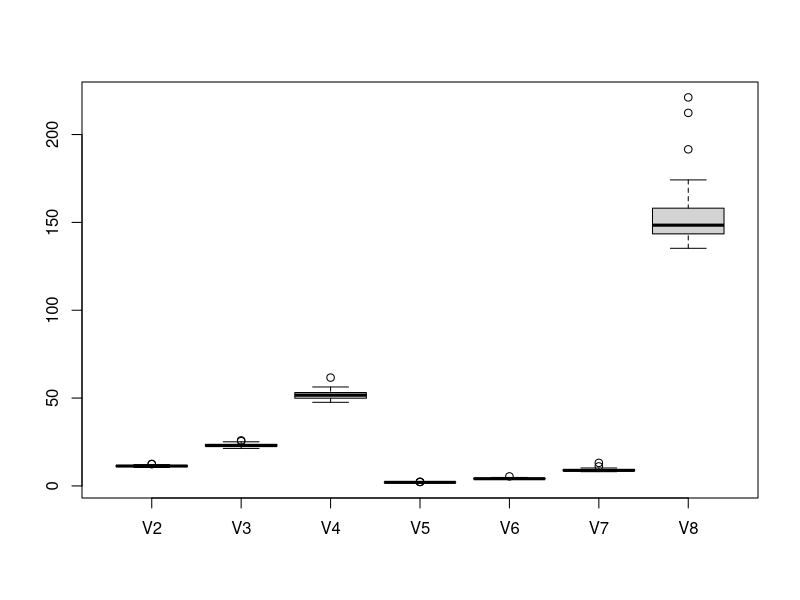
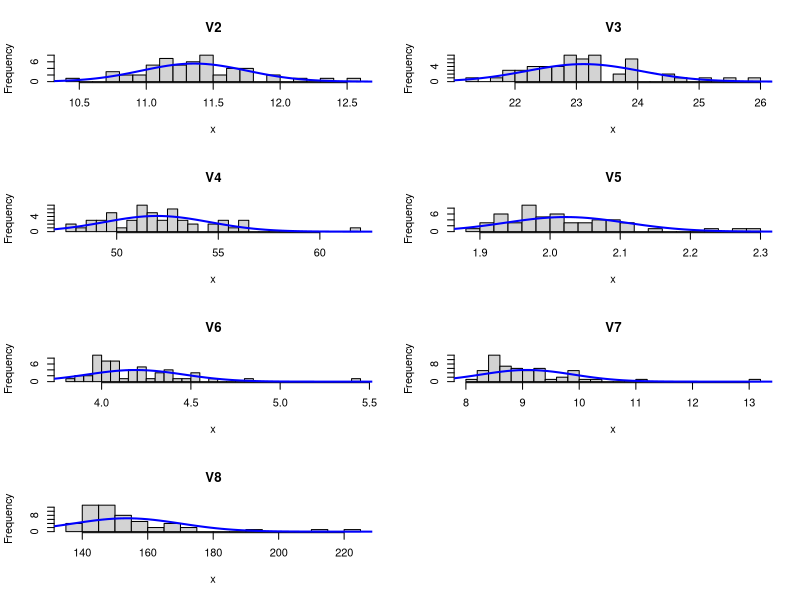
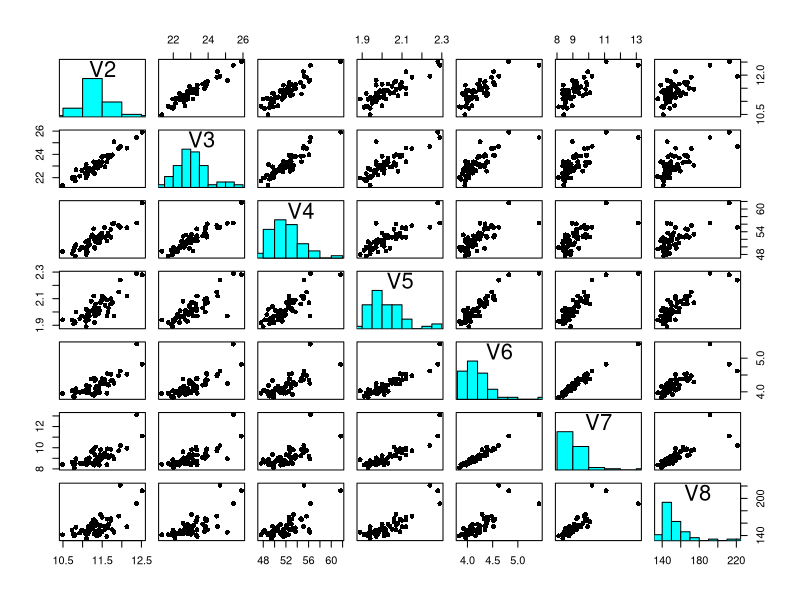
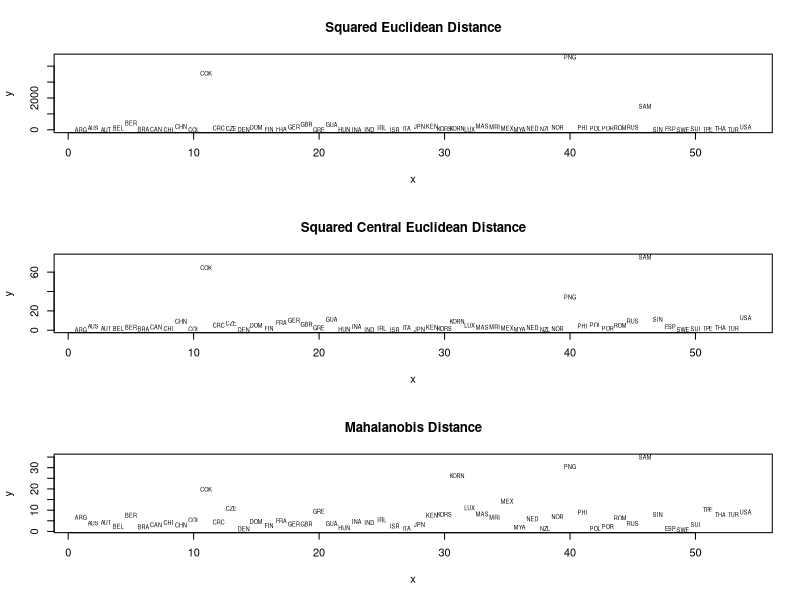

Write R code to recreate these figures, in order.
## ---- chunk 1
knitr::opts_chunk$set(collapse = TRUE, comment = "#>")
knitr::opts_chunk$set(fig.pos='H', fig.align='center')
## ---- chunk 2
data <- read.table("../data/T1-9.dat")
numeric_data <- data[, -1]

summary(numeric_data)
apply(numeric_data, 2, sd)
## ---- chunk 3
boxplot(numeric_data)

old <- par(mfrow=c(4, 2))
for (col in names(numeric_data)) {
    x <- numeric_data[, col]
    h <- hist(x, breaks=25, main=col)
    offset <- (max(x) - min(x)) / 2
    xfit <- seq(min(x) - offset, max(x) + offset, length = 100)
    yfit <- dnorm(xfit, mean = mean(x), sd = sd(x))
    yfit <- yfit * diff(h$mids[1:2]) * length(x)
    lines(xfit, yfit, col="blue", lwd=2)
}
par(old)
## ---- chunk 4
covariance_mat <- cov(numeric_data)
correlation_mat <- cor(numeric_data)
## ---- chunk 5
panel.hist <- function(x, ...) {
    usr <- par("usr"); on.exit(par(usr))
    par(usr = c(usr[1:2], 0, 1.5) )
    h <- hist(x, plot = FALSE)
    breaks <- h$breaks; nB <- length(breaks)
    y <- h$counts; y <- y / max(y)
    rect(breaks[-nB], 0, breaks[-1], y, col = "cyan", ...)
}

pairs(numeric_data, pch=16, diag.panel=panel.hist)
## ---- chunk 6
X <- as.matrix(numeric_data)

means <- colMeans(X)
X_central <- X - rep(1, nrow(X)) %*% t(means)

edist_sq <- X_central %*% t(X_central)
country_edist <- diag(edist_sq)

edist_extreme_countries <- data[order(country_edist, decreasing=TRUE), 1][1:5]
as.character(edist_extreme_countries)
## ---- chunk 7
V_inv <- diag(1 / apply(X, 2, var))
edist_central_sq <- X_central %*% V_inv %*% t(X_central)
country_central_edist <- diag(edist_central_sq)

central_edist_extreme_countries <- data[order(country_central_edist, decreasing=TRUE), 1][1:5]
as.character(central_edist_extreme_countries)
## ---- chunk 8
mdist_sq <- X_central %*% solve(covariance_mat) %*% t(X_central)
country_mdist <- diag(mdist_sq)

mdist_extreme_countries <- data[order(country_mdist, decreasing=TRUE), 1][1:5]
as.character(mdist_extreme_countries)
## ---- chunk 9
countries <- as.character(data$V1)

x <- 1:length(countries)

old <- par(mfrow=c(3, 1))

y <- country_edist

plot(x, y, main="Squared Euclidean Distance", type="n")
text(x=x, y=y, labels=countries, cex=0.5)

y <- country_central_edist

plot(x, y, main="Squared Central Euclidean Distance", type="n")
text(x=x, y=y, labels=countries, cex=0.5)

y <- country_mdist

plot(x, y, main="Mahalanobis Distance", type="n")
text(x=x, y=y, labels=countries, cex=0.5)

par(old)
